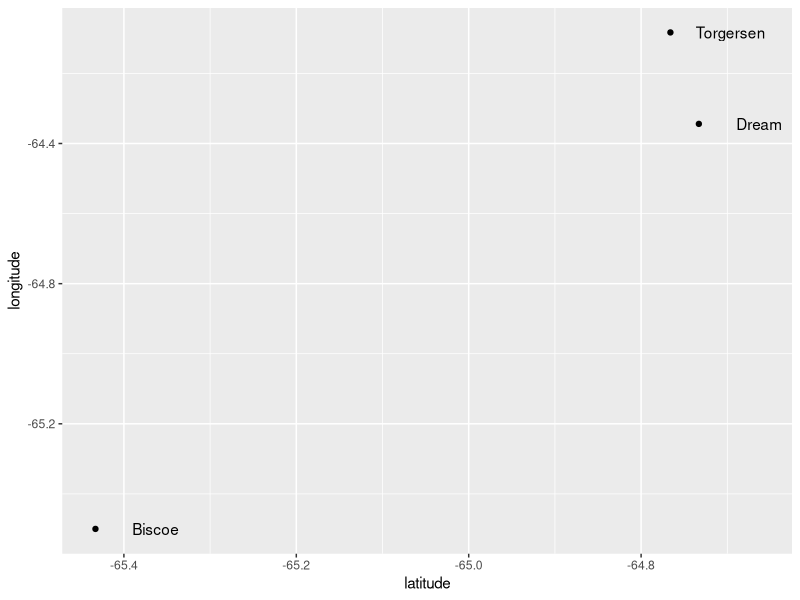
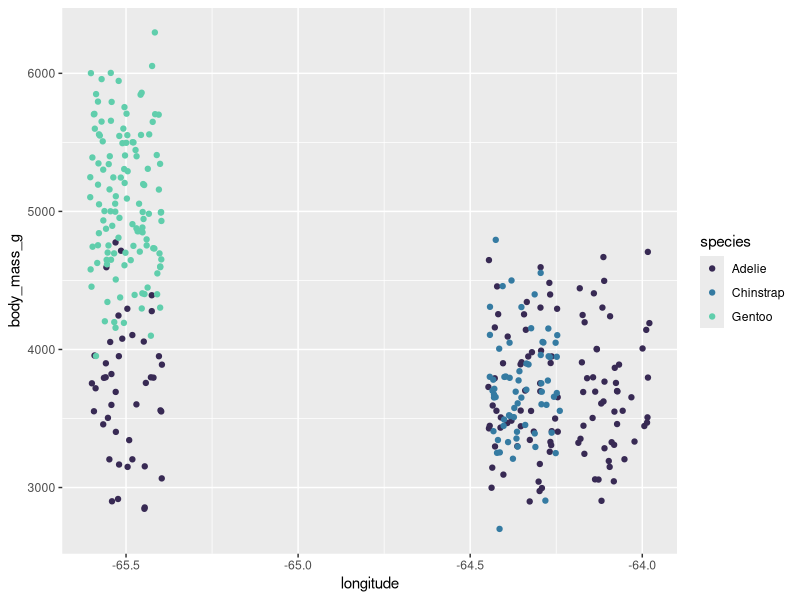
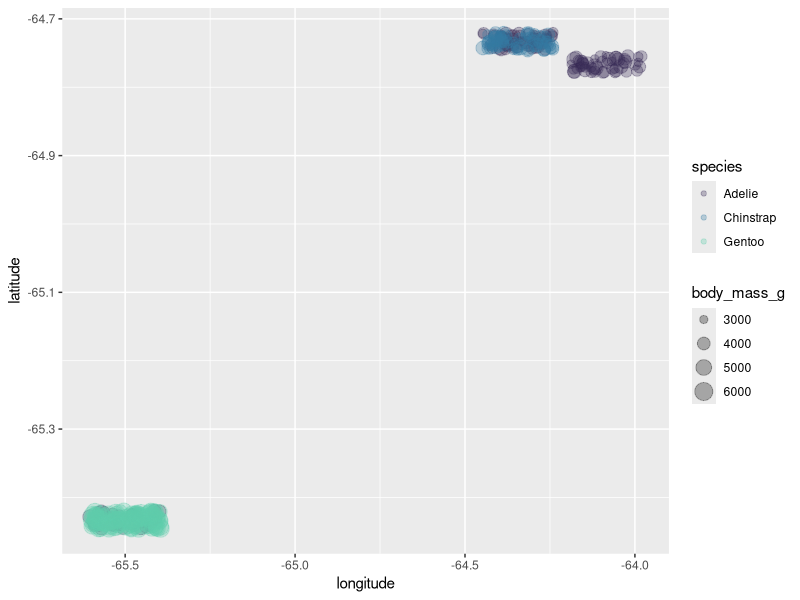

Write R code to recreate these figures, in order.
# Create a new branch for this session's work

# Create a new script, call it "07-data-manip.R"

# Install dplyr and tidyr

if (FALSE) {
  install.packages("dplyr")
  install.packages("tidyr")
  install.packages("palmerpenguins")
  install.packages("ggplot2")
}

library(dplyr)
library(tidyr)
library(palmerpenguins)
library(ggplot2)

# Load data

penguins_data <- penguins

# Create a directory to store the raw data
# Store the raw data there

write.csv(
  penguins_data,
  "penguins_data_raw.csv",
  row.names = F
)

#### Looking at the penguins data ####

penguins_data
head(penguins_data)
tail(penguins_data)

str(penguins_data)
# str is useful for tibbles
# note different data types
# note factors
# note presence of NAs

#### Data manipulation ####

##### Assignment and pipes #####

# We assign values to variable names using the <-
# The = also works in *most* instances
# We use pipes to chain multiple operations together.
# Keyboard shortcuts: look up in Tools -> Keyboard Shortcuts Help

##### Subsetting and filtering data #####

penguin_locations <- penguins |>
  select(species, island)

penguin_measures <- penguins |>
  select(species, ends_with("mm"))

adelie_penguins <- penguins |>
  filter(species == "Adelie")

##### Adding columns (mutate) #####

penguins_ratio <- penguins |>
  mutate(bill_length_depth_ratio = bill_length_mm / bill_depth_mm)

penguins_rounded <- penguins |>
  mutate(bill_length_mm_rounded = round(bill_length_mm, digits = 0))

penguins_rounded <- penguins |>
  mutate(across(ends_with("mm"), round))

penguins_rounded <- penguins |>
  mutate(across(ends_with("mm"), round, .names = "{.col}_rounded"))

##### Split-apply-combine #####

penguin_summary <- penguins |>
  group_by(island, species) |>
  summarize(total_penguins = n(),
            total_penguin = sum(body_mass_g)) |>
  ungroup()

penguin_totals <- penguins |>
  group_by(island, species) |>
  summarize(total_penguins = n(),
            total_penguin = sum(body_mass_g, na.rm = T)) |>
  ungroup()

penguin_summary <- penguins |>
  group_by(island, species, sex) |>
  summarize(across(ends_with("mm"), mean)) |>
  ungroup()

penguin_summary <- penguins |>
  group_by(island, species, sex) |>
  summarize(across(ends_with("mm"), \(x) mean(x, na.rm = T))) |>
  ungroup()

##### Reshaping #####

penguins_site_by_species <- penguin_totals |>
  select(species, island, total_penguins)

penguins_site_by_species <- penguin_totals |>
  select(species, island, total_penguins) |>
  tidyr::pivot_wider(id_cols = island,
                     names_from = species,
                     values_from = total_penguins)

penguins_site_by_species <- penguin_totals |>
  select(species, island, total_penguins) |>
  tidyr::pivot_wider(
    id_cols = island,
    names_from = species,
    values_from = total_penguins,
    values_fill =  0
  )

penguins_back_to_totals <- penguins_site_by_species |>
  tidyr::pivot_longer(-island, names_to = "Species", values_to = "Abundance")

##### joins + advanced joins #####

island_coordinates <- data.frame(
  island = c("Biscoe", "Dream", "Torgersen"),
  latitude = c(-65.433, -64.733, -64.766),
  longitude = c(-65.5, -64.344, -64.083)
)

ggplot(island_coordinates, aes(latitude, longitude)) +
  geom_point() +
  geom_text(aes(label = island), nudge_x = .07)

penguins_coords <- left_join(penguins, island_coordinates)

ggplot(penguins_coords, aes(longitude, body_mass_g, color = species)) +
  geom_jitter() +
  scale_color_viridis_d(option = "mako", begin = .2, end = .8)


ggplot(penguins_coords, aes(longitude, latitude, size = body_mass_g, color = species)) +
  geom_jitter(alpha = .3) +
  scale_color_viridis_d(option = "mako", begin = .2, end = .8)
#### Modify - add - commit ####

# adds penguins_data_raw repo
# commit and push

#### Palmer penguins citation ####
citation("palmerpenguins")